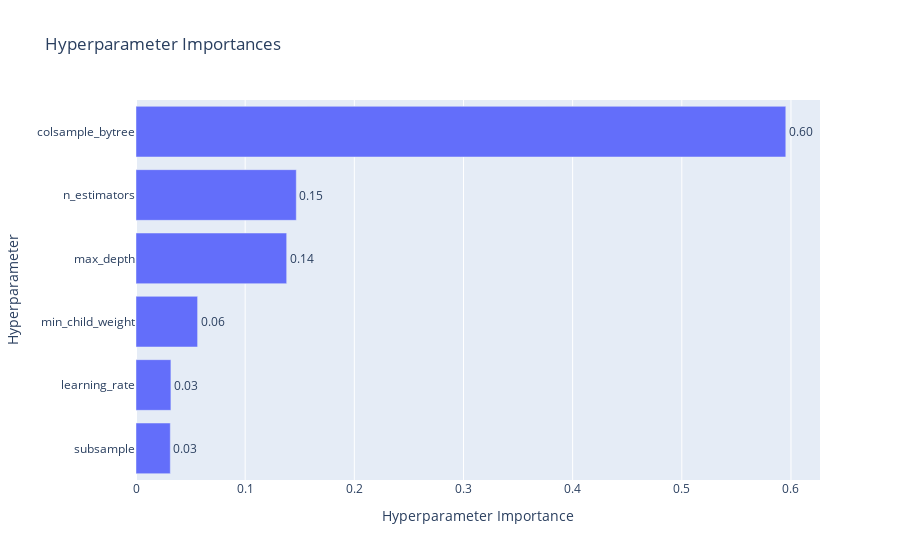

Notebook code for this chart:
### Code cell
# 하이퍼파라미터별 중요도를 확인할 수 있는 그래프
optuna.visualization.plot_param_importances(study_xgb)

### Figure 1 — Plotly figure (JSON) as saved in the notebook; plotly's stock layout.template omitted (floating-point values rounded to 4 significant figures)
{"data": [{"cliponaxis": false, "hovertemplate": ["subsample (FloatDistribution): 0.03143273947955601<extra></extra>", "learning_rate (FloatDistribution): 0.03198171597266386<extra></extra>", "min_child_weight (IntDistribution): 0.05643143910653531<extra></extra>", "max_depth (IntDistribution): 0.13804043583416037<extra></extra>", "n_estimators (IntDistribution): 0.14683951357623753<extra></extra>", "colsample_bytree (FloatDistribution): 0.5952741560308469<extra></extra>"], "name": "Objective Value", "orientation": "h", "text": ["0.03", "0.03", "0.06", "0.14", "0.15", "0.60"], "textposition": "outside", "type": "bar", "x": [0.03143, 0.03198, 0.05643, 0.138, 0.1468, 0.5953], "y": ["subsample", "learning_rate", "min_child_weight", "max_depth", "n_estimators", "colsample_bytree"]}], "layout": {"title": {"text": "Hyperparameter Importances"}, "xaxis": {"title": {"text": "Hyperparameter Importance"}}, "yaxis": {"title": {"text": "Hyperparameter"}}}}
